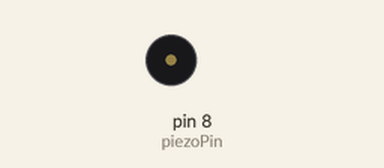
A sketch run on a simulated Arduino Uno, built with avr-gcc and run on an emulated ATmega328P. Parts: buzzer (waves = sounding). What the sketch prints to the serial monitor is not drawn.

Above: at 0.07 s.
Timing chart, 0 to 10.1 s (numbered marks = the images above):
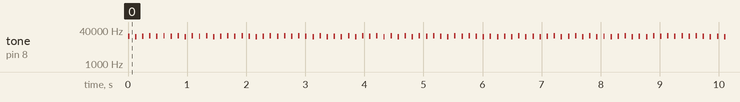

The sketch:

arduino.ino
```cpp
#include <string.h>

char text[] = "Jaeseok Huh";
//char text[] = "U";

int piezoPin = 8;
bool bits[12*8+5];
int freq[3] = {19000, 20000, 21000};

void setup() {
  Serial.begin(9600);
  // put your setup code here, to run once:
  for (int i=0; i<strlen(text); i++) {
    for (int j=0; j<8; j++) {
      bits[i * 8 + j] = int(text[i]) & (1 << (7-j));
    }
  }

}

void loop() {
  // put your main code here, to run repeatedly:
  int code = 0;
  Serial.println(strlen(text));
  for (int i=0; i<strlen(text); i++) {

    for (int j=0; j<8; j++) {
      int now_idx = i * 8+ j;
      if (bits[now_idx] == false) {
        code = (code + 1) % 3;
      } else {
        code = (code -1 +3) %3;
      }
      Serial.print(code);

      tone(piezoPin, freq[code], 25);
      delay(120);
    }
  }
  Serial.println();
  delay(5000);

  //tone(piezoPin, 20000, 10000);
}
```

Measured:
- by itself, tone on pin 8 (piezoPin): plays 20000 Hz for 0.03 s, 19000 Hz for 0.03 s, 20000 Hz for 0.03 s, 21000 Hz for 0.03 s, 20000 Hz for 0.03 s, 21000 Hz for 0.03 s … (750 notes in this stretch)
